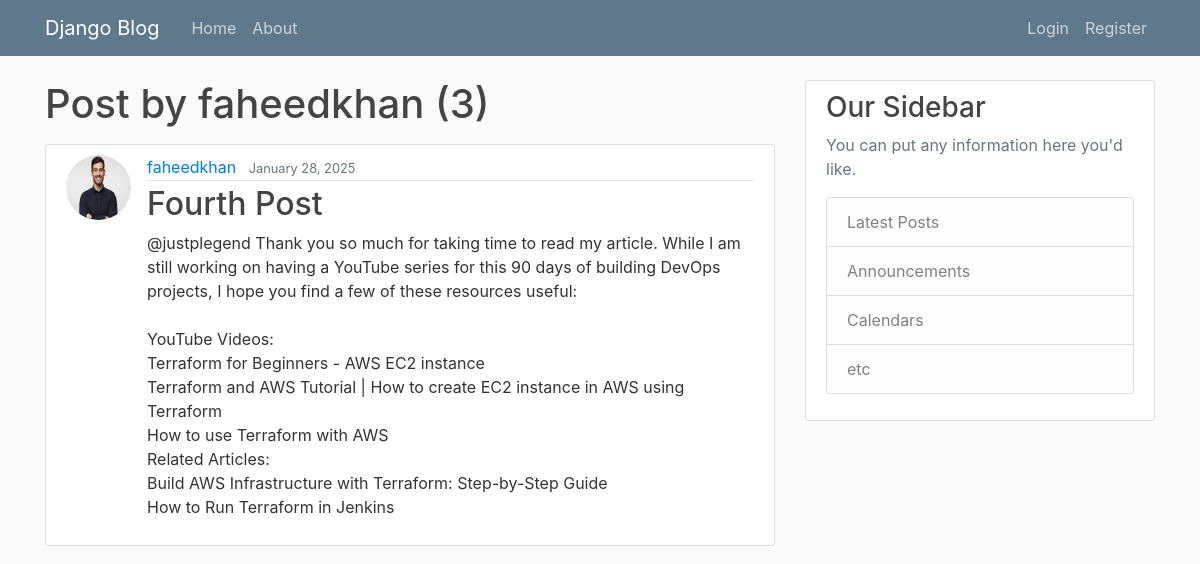
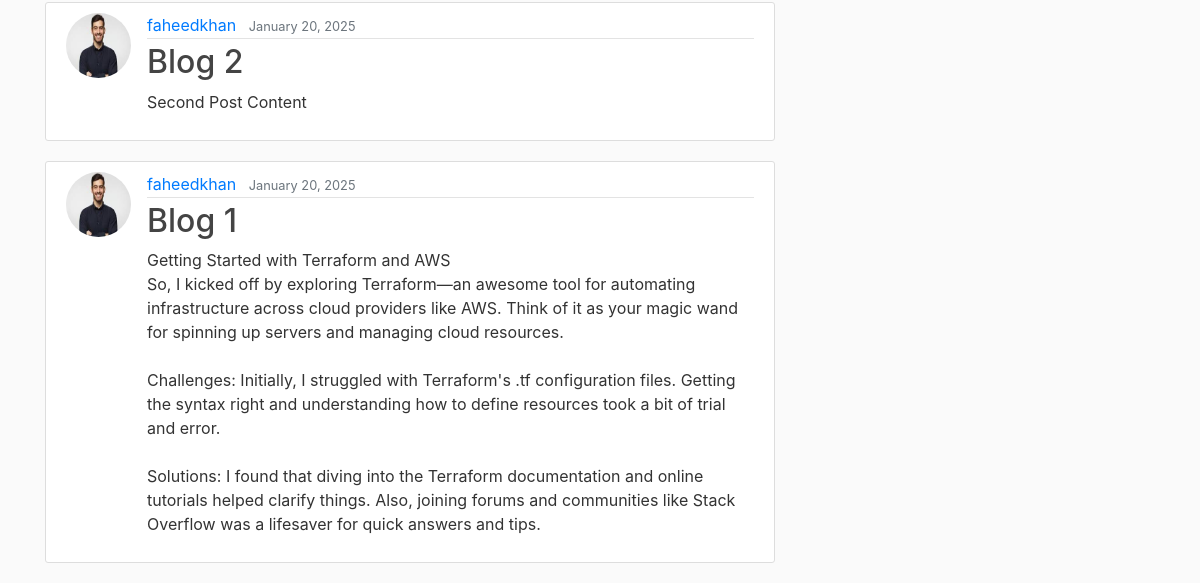
Page /user/faheedkhan on the earlier database version (2 pictures, top to bottom).
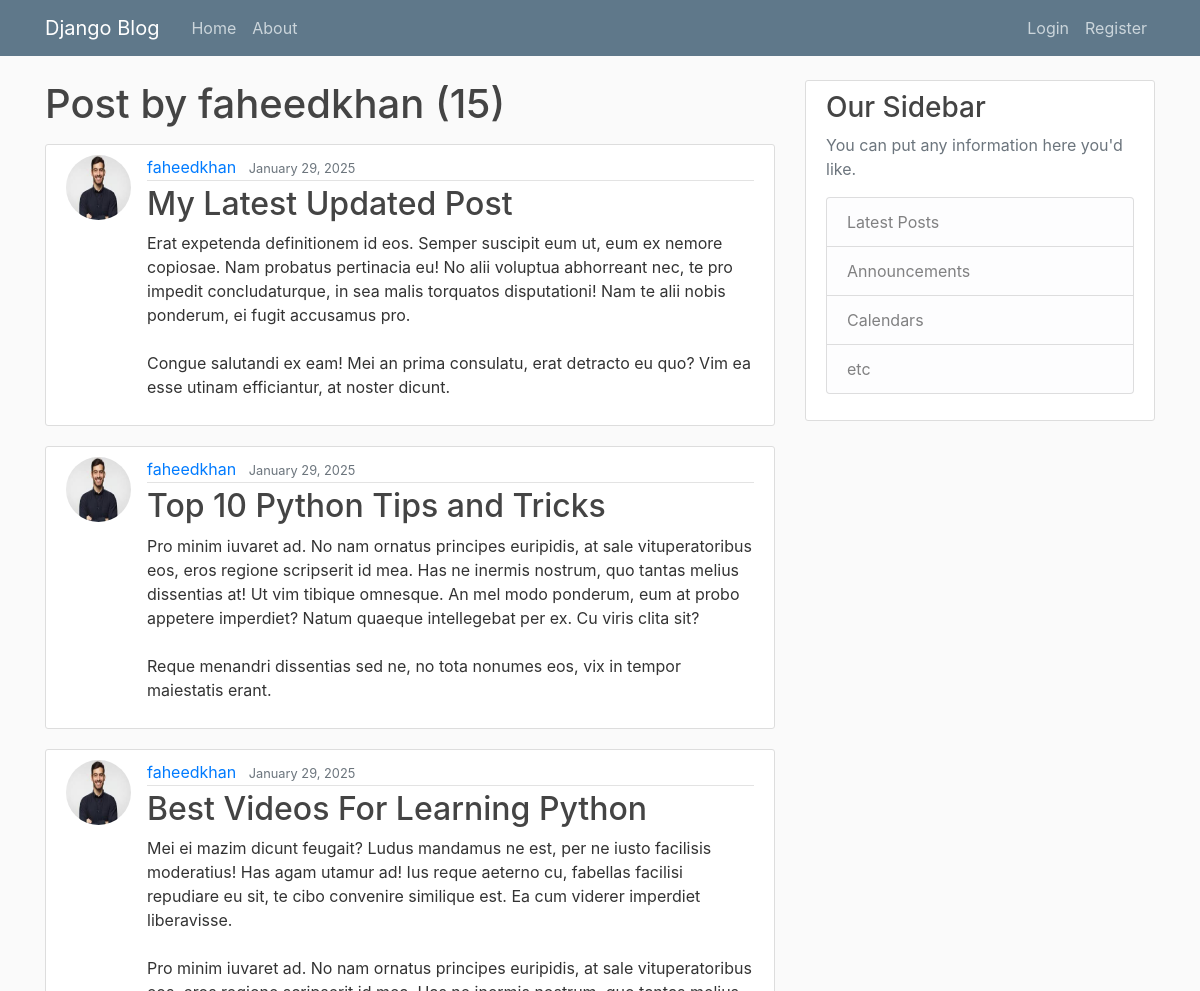
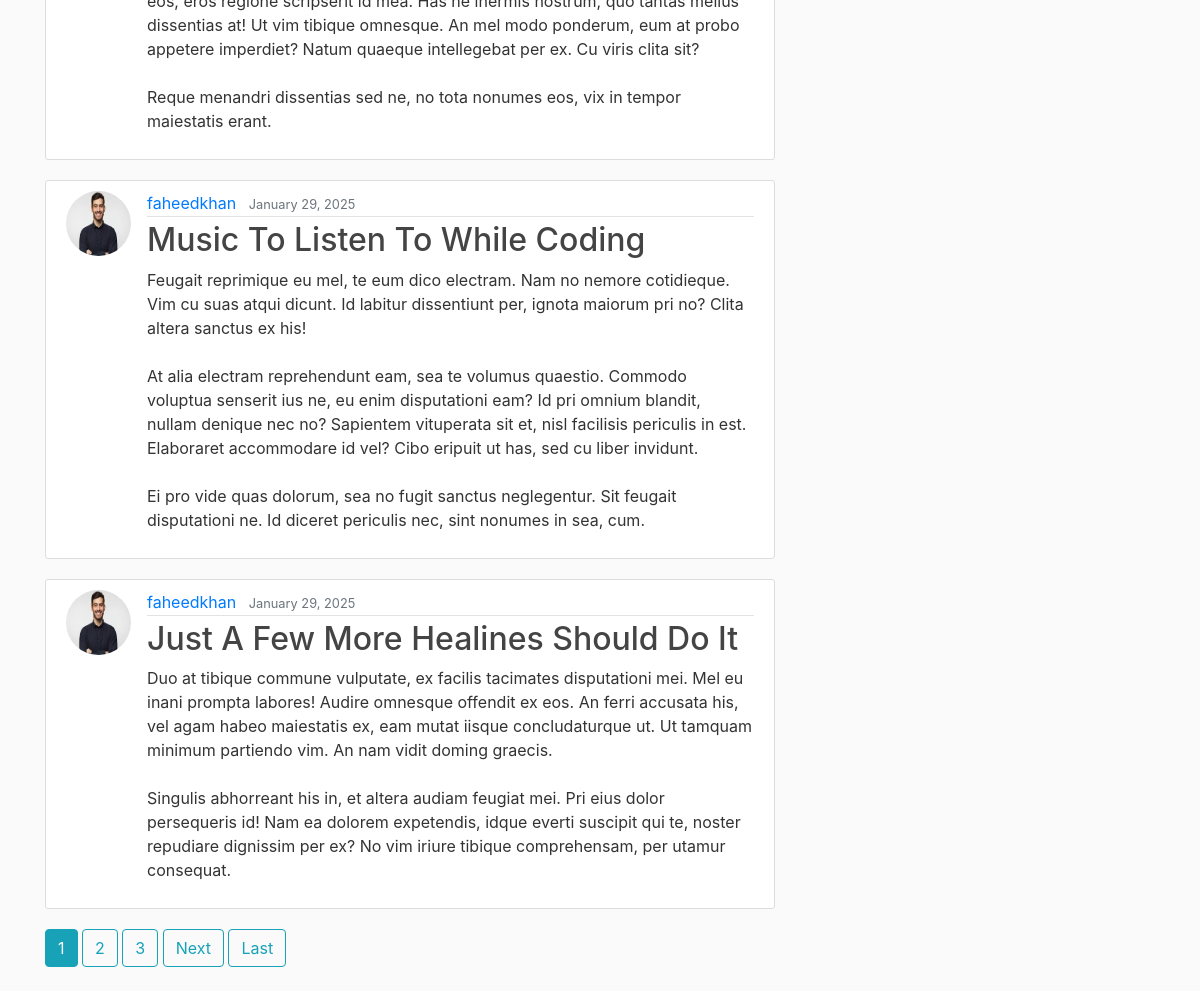
Same page on the later database version (2 pictures, top to bottom).
### blog/models.py (models this page shows, shortened)
class Post(models.Model):
    title=models.CharField(max_length=100)
    content=models.TextField()
    date_posted=models.DateTimeField(default=timezone.now)
    author=models.ForeignKey(User,on_delete=models.CASCADE)

### users/models.py (models this page shows, shortened)
class Profile(models.Model):
    user=models.OneToOneField(User,on_delete=models.CASCADE)
    image=models.ImageField(default='default.jpg',upload_to='profile_pics')

### blog/views.py (the view)
# urls.py: path('user/<str:username>',UserPostListView.as_view(),name='user-posts'),
class UserPostListView(ListView):     #class based view
    model=Post
    template_name='blog/user_posts.html'     # <app>/<model>_<viewtype>.html      example: blog/post_list.html
    context_object_name='posts'
    paginate_by=5
    def get_queryset(self):
        user=get_object_or_404(User,username=self.kwargs.get('username'))
        return Post.objects.filter(author=user).order_by('-date_posted')

### blog/templates/blog/user_posts.html (shortened to what this page needs)
{% extends 'blog/base.html' %}
{%block content%}
    <h1 class="mb-3">Post by {{ view.kwargs.username }} ({{ page_obj.paginator.count }})</h1>
   {% for post in posts %}
      <article class="media content-section">
         <img class="rounded-circle article-img" src="{{post.author.profile.image.url}}" alt="profile_picture">
          <div class="media-body">
             <div class="article-metadata">
                <a class="mr-2" href="{% url 'user-posts'  post.author.username%}">{{ post.author }}</a>
                <small class="text-muted">{{ post.date_posted|date:"F d, Y" }}</small>
             </div>
             <h2><a class="article-title" href="{%url 'post-detail' post.id%}">{{ post.title }}</a></h2>
             <p class="article-content">{{ post.content }}</p>
          </div>
      </article>
    {% endfor %}
    {% if is_paginated %}
          {% for num in page_obj.paginator.page_range %}
               {% if page_obj.number == num %}
                  <a class="btn btn-info mb-4" href="?page={{num}}">{{num}}</a>
               {% elif num > page_obj.number|add:'-3'  and  num < page_obj.number|add:'3' %}
                   <a class="btn btn-outline-info mb-4" href="?page={{num}}">{{num}}</a>
               {% endif %}
           {% endfor %}
           {% if page_obj.has_next %}
              <a class="btn btn-outline-info mb-4" href="?page={{page_obj.next_page_number}}">Next</a>
              <a class="btn btn-outline-info mb-4" href="?page={{page_obj.paginator.num_pages}}">Last</a>
           {% endif %}
    {% endif %}
{%endblock%}

Differences in the rows shown:
removed Post: author.profile.image (picture), author "faheedkhan", date_posted "January 28, 2025", title "Fourth Post", content "@justplegend Thank you so much for taking time to read my article. While I am still working on having a YouTube series for this 90 days of building DevOps projects, I hope you find a few of these resources useful: YouTube Videos: Terraform for Beginners - AWS EC2 instance Terraform and AWS Tutorial | How to create EC2 instance in AWS using Terraform How to use Terraform with AWS Related Articles: Build AWS Infrastructure with Terraform: Step-by-Step Guide How to Run Terraform in Jenkins"
removed Post: author.profile.image (picture), author "faheedkhan", date_posted "January 20, 2025", title "Blog 2", content "Second Post Content"
removed Post: author.profile.image (picture), author "faheedkhan", date_posted "January 20, 2025", title "Blog 1", content "Getting Started with Terraform and AWS So, I kicked off by exploring Terraform—an awesome tool for automating infrastructure across cloud providers like AWS. Think of it as your magic wand for spinning up servers and managing cloud resources. Challenges: Initially, I struggled with Terraform's .tf configuration files. Getting the syntax right and understanding how to define resources took a bit of trial and error. Solutions: I found that diving into the Terraform documentation and online tutorials helped clarify things. Also, joining forums and communities like Stack Overflow was a lifesaver for quick answers and tips."
added Post: author.profile.image (picture), author "faheedkhan", date_posted "January 29, 2025", title "My Latest Updated Post", content "Erat expetenda definitionem id eos. Semper suscipit eum ut, eum ex nemore copiosae. Nam probatus pertinacia eu! No alii voluptua abhorreant nec, te pro impedit concludaturque, in sea malis torquatos disputationi! Nam te alii nobis ponderum, ei fugit accusamus pro. Congue salutandi ex eam! Mei an prima consulatu, erat detracto eu quo? Vim ea esse utinam efficiantur, at noster dicunt."
added Post: author.profile.image (picture), author "faheedkhan", date_posted "January 29, 2025", title "Top 10 Python Tips and Tricks", content "Pro minim iuvaret ad. No nam ornatus principes euripidis, at sale vituperatoribus eos, eros regione scripserit id mea. Has ne inermis nostrum, quo tantas melius dissentias at! Ut vim tibique omnesque. An mel modo ponderum, eum at probo appetere imperdiet? Natum quaeque intellegebat per ex. Cu viris clita sit? Reque menandri dissentias sed ne, no tota nonumes eos, vix in tempor maiestatis erant."
added Post: author.profile.image (picture), author "faheedkhan", date_posted "January 29, 2025", title "Best Videos For Learning Python", content "Mei ei mazim dicunt feugait? Ludus mandamus ne est, per ne iusto facilisis moderatius! Has agam utamur ad! Ius reque aeterno cu, fabellas facilisi repudiare eu sit, te cibo convenire similique est. Ea cum viderer imperdiet liberavisse. Pro minim iuvaret ad. No nam ornatus principes euripidis, at sale vituperatoribus eos, eros regione scripserit id mea. Has ne inermis nostrum, quo tantas melius dissentias at! Ut vim tibique omnesque. An mel modo ponderum, eum at probo appetere imperdiet? Natum quaeque intellegebat per ex. Cu viris clita sit? Reque menandri dissentias sed ne, no tota nonumes eos, vix in tempor maiestatis erant."
added Post: author.profile.image (picture), author "faheedkhan", date_posted "January 29, 2025", title "Music To Listen To While Coding", content "Feugait reprimique eu mel, te eum dico electram. Nam no nemore cotidieque. Vim cu suas atqui dicunt. Id labitur dissentiunt per, ignota maiorum pri no? Clita altera sanctus ex his! At alia electram reprehendunt eam, sea te volumus quaestio. Commodo voluptua senserit ius ne, eu enim disputationi eam? Id pri omnium blandit, nullam denique nec no? Sapientem vituperata sit et, nisl facilisis periculis in est. Elaboraret accommodare id vel? Cibo eripuit ut has, sed cu liber invidunt. Ei pro vide quas dolorum, sea no fugit sanctus neglegentur. Sit feugait disputationi ne. Id diceret periculis nec, sint nonumes in sea, cum."
added Post: author.profile.image (picture), author "faheedkhan", date_posted "January 29, 2025", title "Just A Few More Healines Should Do It", content "Duo at tibique commune vulputate, ex facilis tacimates disputationi mei. Mel eu inani prompta labores! Audire omnesque offendit ex eos. An ferri accusata his, vel agam habeo maiestatis ex, eam mutat iisque concludaturque ut. Ut tamquam minimum partiendo vim. An nam vidit doming graecis. Singulis abhorreant his in, et altera audiam feugiat mei. Pri eius dolor persequeris id! Nam ea dolorem expetendis, idque everti suscipit qui te, noster repudiare dignissim per ex? No vim iriure tibique comprehensam, per utamur consequat."
Other differences:
{{ page_obj.paginator.count }}: "3" → "15"
new list line: "1"
new list line: "2"
new list line: "3"
text now shown: "Next Last"
